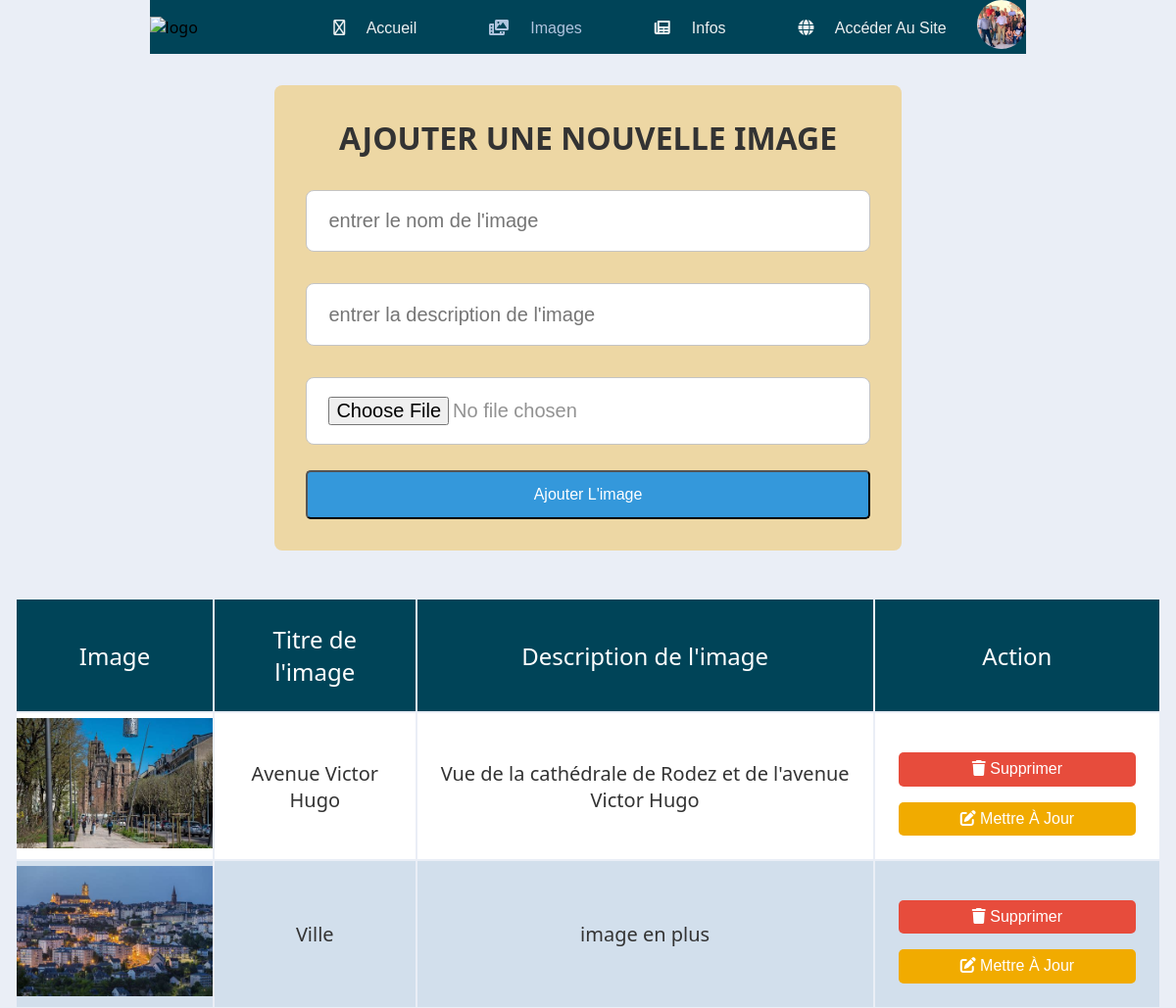
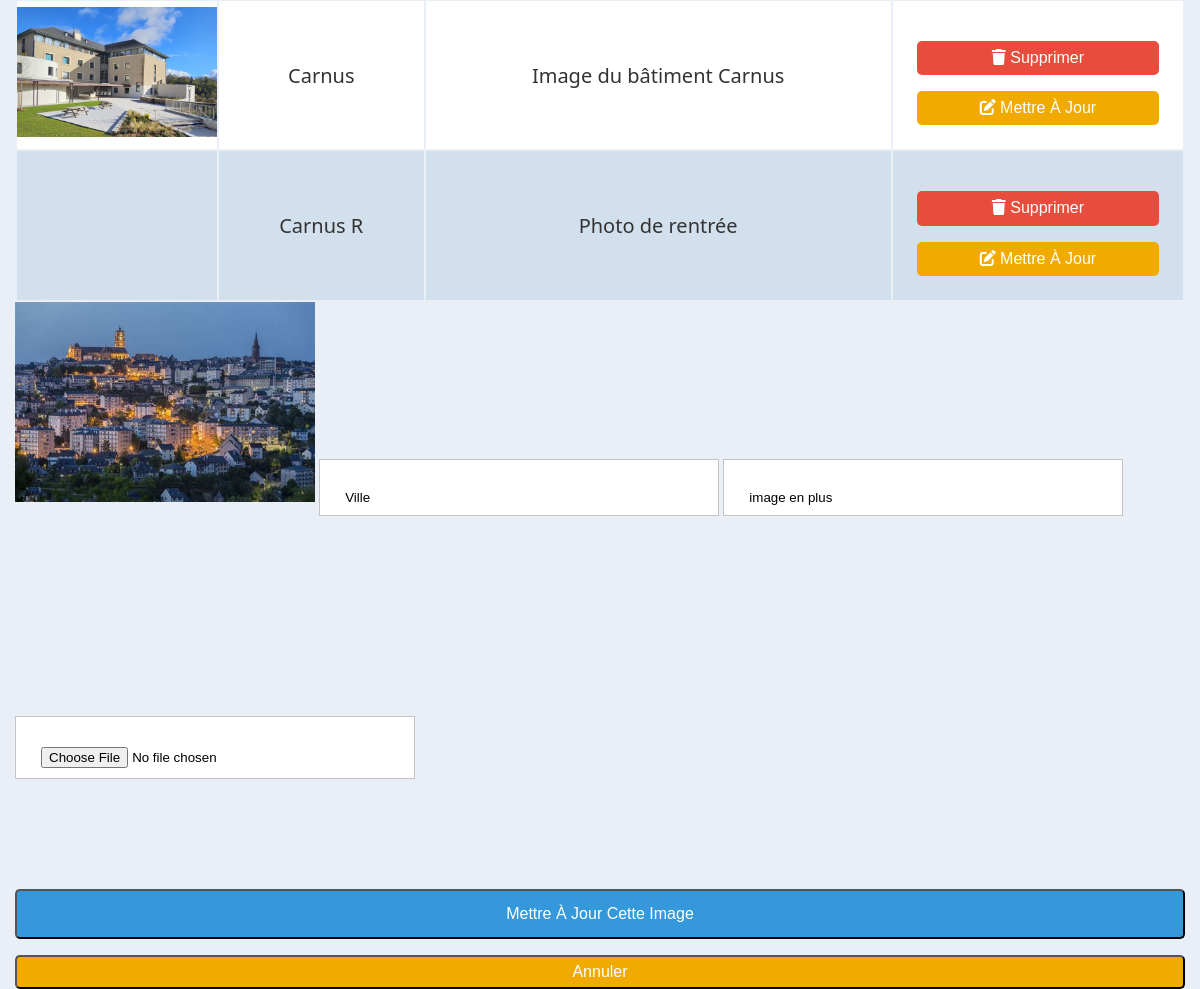
Screenshot of /admin/admin-image.php?edit=47 (signed in) with the database file from the repository (2 pictures, top to bottom).
### tables this page shows
CREATE TABLE `photos` (
  `id` int(11) NOT NULL,
  `titre` varchar(50) NOT NULL,
  `description` varchar(250) NOT NULL,
  `image` varchar(50) NOT NULL
);

### admin/admin-image.php (the view, shortened to what this page needs)
<?php
@include 'config.php';
?>
<!DOCTYPE html>
<html lang="en">
<head>
   <link rel="stylesheet" href="https://cdnjs.cloudflare.com/ajax/libs/font-awesome/6.0.0/css/all.min.css">
   <link rel="stylesheet" href="../css/styleR.css">
</head>
<body>
   <header>
      <img src="../images/logo2.pdf" width="150px" alt="logo">
      <nav>
         <ul class="nav_links">
            <li>
               <span class="nav-item">
                  <a href="index.php">
                     <span class="icon">
                        <i class="fa-regular fa-house"></i>
                     </span>
                     &nbsp; Accueil
                  </a>
               </span>
            </li>
            <li>
               <span class="nav-item active">
                  <a href="admin-image.php">
                     <span class="icon">
                        <i class="fa-solid fa-photo-film"></i>
                     </span>
                     &nbsp; Images
                  </a>
               </span>
            </li>
            <li>
               <span class="nav-item">
                  <a href="admin-info.php">
                     <span class="icon">
                        <i class="fa-solid fa-newspaper"></i>
                     </span>
                     &nbsp; Infos
                  </a>
               </span>
            </li>
            <li>
               <span class="nav-item">
                  <a href="../public/accueil.php" target="_blank">
                     <span class="icon">
                        <i class="fa-solid fa-globe"></i>
                     </span>
                     &nbsp; Accéder Au Site
                  </a>
               </span>
            </li>
      </nav>
      <section class="cta">
         <div class="imgcirc" style="background-image: url('<?php if(isset($_SESSION['id_admin'])){ echo "../images/admin2.jpeg";}
            else echo "../images/image.jpg";?>'); background-position: 5% 65%; background-size: cover;">
         </div>
      </section>
   </header>
<div class="container">
<section>
   <form action="" method="post" class="add-product-form" enctype="multipart/form-data">
      <h3>Ajouter une nouvelle image</h3>
      <input type="text" name="i_nom" placeholder="entrer le nom de l'image" class="box" required>
      <input type="text" name="i_description" placeholder="entrer la description de l'image" class="box" required>
      <input type="file" name="i_image" accept="image/png, image/jpg, image/jpeg" class="box" required>
      <input type="submit" value="Ajouter l'image" name="Ajout_image" class="btn">
   </form>
</section>
<section class="display-product-table">
   <table>
      <thead>
         <th>Image</th>
         <th>Titre de l'image</th>
         <th>Description de l'image</th>
         <th>Action</th>
      </thead>
      <tbody>
         <?php
            $select_images = mysqli_query($conn, "SELECT * FROM `photos`");
            if(mysqli_num_rows($select_images) > 0){
               while($row = mysqli_fetch_assoc($select_images)){
         ?>
         <tr>
            <td><img src="img/<?php echo $row['image']; ?>" width="200" alt=""></td>
            <td><?php echo $row['titre']; ?></td>
            <td><?php echo $row['description']; ?></td>
            <td>
               <a href="admin-image.php?delete=<?php echo $row['id']; ?>" class="delete-btn" onclick="return confirm('êtes vous sûr de vouloir supprimer cette image ?');"> <i class="fas fa-trash"></i> Supprimer </a>
               <a href="admin-image.php?edit=<?php echo $row['id']; ?>" class="option-btn"> <i class="fas fa-edit"></i> Mettre à jour </a>
            </td>
         </tr>
         <?php
            };
            }else{
               echo "<div class='empty'>Aucune image ajoutée</div>";
            };
         ?>
      </tbody>
   </table>
</section>
<section class="edit-form-container">
   <?php
   if(isset($_GET['edit'])){
      $edit_id = $_GET['edit'];
      $edit_query = mysqli_query($conn, "SELECT * FROM `photos` WHERE id = $edit_id");
      if(mysqli_num_rows($edit_query) > 0){
         while($fetch_edit = mysqli_fetch_assoc($edit_query)){
   ?>
   <form action="" method="post" enctype="multipart/form-data">
      <img src="img/<?php echo $fetch_edit['image']; ?>" height="200" alt="">
      <input type="text" class="box" required name="u_i_nom" value="<?php echo $fetch_edit['titre']; ?>">
      <input type="text" class="box" required name="u_i_desc" value="<?php echo $fetch_edit['description']; ?>">
      <input type="file" class="box" required name="u_i_image" accept="image/png, image/jpg, image/jpeg">
      <input type="submit" value="Mettre à jour cette image" name="update_image" class="btn">
      <input type="reset" value="Annuler" id="close-edit" class="option-btn">
   </form>
   <?php
            };
         };
      };
   ?>
</section>
</div>
</body>
</html>

### css/styleR.css (style rules this page uses)
* { box-sizing: border-box; margin: 0; padding: 0; }
html, body { width:100%; }
body { margin: 0; place-items: center; background-color: #eaeef6; font-family: system-ui, sans-serif; }
header { display: flex; justify-content: space-between; align-items: center; padding: 0px 0px; background-color: rgb(0,68,88); }
li, a, button { font-family: "Montserrat", sans-serif; font-weight: 500; font-size: 16px; color: #edf0f1; text-decoration: none; }
.nav_links { list-style: none; }
.nav_links li { display: inline-block; padding: 0px 20px; }
.nav_links li a { transition: all 0.3s ease 0s; }
ul { align-items: center; }
li { list-style-type: none; }
.nav-item { flex-direction: row-reverse; font-size: 0.9rem; line-height: 1rem; align-items: center; max-width: 130px; min-width: 130px; justify-content: space-between; transition: all 80ms ease; padding-right: 3px; }
.nav-item.active { color: #b0c4de; font-weight: 700; }
.nav-item a { color: inherit; text-decoration: none; padding: 1ch; }
.nav-item .icon { padding: 1ch; position: relative; }
.imgcirc { width: 50px; height: 50px; border-radius: 50%; object-fit: cover; display: inline-block; }
.box { border: 1px solid #c4c4c4; padding: 30px 25px 10px 25px; background: white; margin: 100px auto; width: 400px; }
.container { max-width: 1170px; margin:auto; }
:root { --blue:#3498db; --red:#e74c3c; --orange:#f39c12; --black:#333; --white:#fff; --light-bg:#eee; --box-shadow:0 5px 10px rgba(0,0,0,.1); --border:2px solid var(--black); --bg-color:#eee; --dark-bg:rgba(0,0,0,.7); }
.btn, .delete-btn, .option-btn, .ajout-btn { display: inline-block; padding:6px 20px; cursor: pointer; font-size: 16px; color:var(--white); border-radius: 5px; text-transform: capitalize; margin-top: 1rem; text-align: center; width: 100%; }
.btn { background-color: var(--blue); margin-top: 10px; height: 50px; }
.delete-btn { background-color: var(--red); }
.option-btn { background-color: #F1AB00; }
:root { --color-white: #fff; --color-dark: #363949; --color-success: #41f1b6; --color-warning: #ffbb55; }
table { width: 100%; }
table td, table th { color: var(--color-dark); padding: 10px; }
table td { text-align: center; vertical-align: middle; }
table td:last-child { font-size: 0.95em; line-height: 1.4; text-align: left; }
table th { background-color: var(--color-succes); font-weight: 300; }
table tr { background-color: white; }
table tr { border:0.5px solid lightgray; }
.add-product-form { max-width: 40rem; background-color: #F2A90055; border-radius: .5rem; padding:2rem; margin:0 auto; margin-top: 2rem; margin-bottom: 3rem; }
.add-product-form h3 { font-size: 2rem; margin-bottom: 1rem; color:#333; text-transform: uppercase; text-align: center; }
.add-product-form .box { text-transform: none; padding:1.2rem 1.4rem; font-size: 1.25rem; color: #3338; border-radius: .5rem; background-color: #fff; margin: 1rem 0; width: 100%; }
.display-product-table table { width: 100%; text-align: center; }
.display-product-table table thead th { padding:1.5rem; font-size: 1.5rem; background-color: rgb(0,68,88); color:#fff; }
.display-product-table table td { padding:1.5rem; font-size: 1.25rem; color:#333; }
.display-product-table table td:first-child { padding:0; }
.display-product-table table tr:nth-child(even) { background-color: #72a0c133; }

### rows the page displays
photos: image (picture), titre "Avenue Victor Hugo", description "Vue de la cathédrale de Rodez et de l'avenue Victor Hugo"
photos: image (picture), titre "Ville", description "image en plus", u_i_nom "Ville", u_i_desc "image en plus"
photos: image (picture), titre "Carnus", description "Image du bâtiment Carnus"
photos: titre "Carnus R", description "Photo de rentrée"
